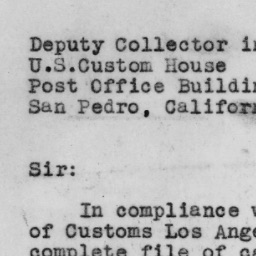
#> input picture images/page.jpg, 256 x 256 px, given in place of plane.jpg, which was not available
$ python 'Глава 08.py'
#> lines starting #> are read from the running program, lines starting #| are printed output that depends on the picture; after the words box and inside, x2 and y2 are one past the last pixel; in counts of white or black regions, pixels touching at a corner belong together; pictures that were not available may be replaced by others from this repository, and a replacement may not be noted

# coding: utf-8

# # Глава 8.
# ## Работа с изображениями
# > <b>8.1 Загрузка изображений

# *Определение стиля изображения*

# In[1]:


# Заставить все графики в блокноте Jupyter
# в дальнейшем появляться локально
get_ipython().run_line_magic('matplotlib', 'inline')

# переопределение стиля
import matplotlib.pyplot as plt
from matplotlib import rcParams
rcParams['font.family']     = 'sans-serif'
rcParams['font.sans-serif'] = ['Ubuntu Condensed']
rcParams['figure.figsize']  = (4, 3)
rcParams['legend.fontsize'] = 10
rcParams['xtick.labelsize'] = 9
rcParams['ytick.labelsize'] = 9


# In[2]:


# Загрузить библиотеки
import cv2
import numpy as np
from matplotlib import pyplot as plt

# Загрузить изображение в оттенках серого
image = cv2.imread("images/plane.jpg", cv2.IMREAD_GRAYSCALE)
#> image is the input picture: shape (256, 256); min 14, max 220, mean 184.8

# Показать изображение
plt.imshow(image, cmap="gray"), plt.axis("off")
plt.show()


# In[4]:


# Показать тип данных
type(image)


# In[5]:


# Показать данные изображения
image


# In[6]:


# Показать размерности
image.shape


# In[7]:


# Показать первый пиксел
image[0,0]


# In[8]:


# Загрузить изображение в цвете
image_bgr = cv2.imread("images/plane.jpg", cv2.IMREAD_COLOR)

# Показать пиксел
image_bgr[0,0]


# In[9]:


# Конвертировать в RGB
image_rgb = cv2.cvtColor(image_bgr, cv2.COLOR_BGR2RGB)

# Показать изображение
plt.imshow(image_rgb), plt.axis("off")
plt.show()


# > <b>8.2 Сохранение изображений

# In[10]:


# Загрузить библиотеки
import cv2
import numpy as np
from matplotlib import pyplot as plt

# Загрузить изображение в оттенках серого
image = cv2.imread("images/plane.jpg", cv2.IMREAD_GRAYSCALE)

# Сохранить изображение
cv2.imwrite("images/plane_new.jpg", image)


# > <b>8.3 Изменение размера изображений

# In[11]:


# Загрузить библиотеки
import cv2
import numpy as np
from matplotlib import pyplot as plt

# Загрузить изображение в оттенках серого
image = cv2.imread("images/plane_256x256.jpg", cv2.IMREAD_GRAYSCALE)
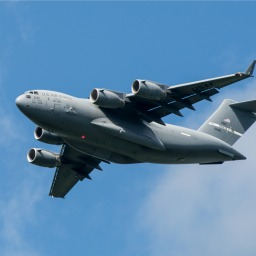
#> input picture images/plane_256x256.jpg, 256 x 256 px, found by its file name
#> image: shape (256, 256); min 0, max 252, mean 124.4

# Изменить размер изображения до 50 пикселов на 50 пикселов
image_50x50 = cv2.resize(image, (50, 50))

# Взглянуть на изображение
plt.imshow(image_50x50, cmap="gray"), plt.axis("off")
plt.show()


# > <b>8.4 Обрезка изображений

# In[12]:


# Загрузить библиотеки
import cv2
import numpy as np
from matplotlib import pyplot as plt

# Загрузить изображение в оттенках серого
image = cv2.imread("images/plane_256x256.jpg", cv2.IMREAD_GRAYSCALE)

# Выбрать первую половину столбцов и все строки
image_cropped = image[:,:128]

# Показать изображение
plt.imshow(image_cropped, cmap="gray"), plt.axis("off")
plt.show()


# > <b>8.5 Размытие изображений

# In[13]:


# Загрузить библиотеки
import cv2
import numpy as np
from matplotlib import pyplot as plt

# Загрузить изображение в оттенках серого
image = cv2.imread("images/plane_256x256.jpg", cv2.IMREAD_GRAYSCALE)

# Размыть изображение
image_blurry = cv2.blur(image, (5,5))

# Показать изображение
plt.imshow(image_blurry, cmap="gray"), plt.axis("off")
plt.show()


# In[14]:


# Размыть изображение
image_very_blurry = cv2.blur(image, (100,100))

# Показать изображение
plt.imshow(image_very_blurry, cmap="gray"), plt.xticks([]), plt.yticks([])
plt.show()


# In[15]:


# Создать ядро
kernel = np.ones((5,5)) / 25.0

# Показать ядро
kernel


# In[16]:


# Применить ядро
image_kernel = cv2.filter2D(image, -1, kernel)

# Показать изображение
plt.imshow(image_kernel, cmap="gray"), plt.xticks([]), plt.yticks([])
plt.show()


# > <b>8.6 Увеличение резкости изображений

# In[17]:


# Загрузить библиотеки
import cv2
import numpy as np
from matplotlib import pyplot as plt

# Загрузить изображение в оттенках серого
image = cv2.imread("images/plane_256x256.jpg", cv2.IMREAD_GRAYSCALE)

# Создать ядро
kernel = np.array([[0, -1, 0],
                   [-1, 5,-1],
                   [0, -1, 0]])

# Увеличить резкость изображения
image_sharp = cv2.filter2D(image, -1, kernel)

# Показать изображение
plt.imshow(image_sharp, cmap="gray"), plt.axis("off")
plt.show()


# > <b>8.7 Повышение контрастности

# In[18]:


# Загрузить библиотеки
import cv2
import numpy as np
from matplotlib import pyplot as plt

# Загрузить изображение в оттенках серого
image = cv2.imread("images/plane_256x256.jpg", cv2.IMREAD_GRAYSCALE)

# Улучшить изображение
image_enhanced = cv2.equalizeHist(image)

# Показать изображение
plt.imshow(image_enhanced, cmap="gray"), plt.axis("off")
plt.show()


# In[19]:


# Загрузить изображение
image_bgr = cv2.imread("images/plane.jpg")

# Конвертировать в YUV
image_yuv = cv2.cvtColor(image_bgr, cv2.COLOR_BGR2YUV)
#> image_yuv: shape (256, 256, 3); mean of channels 0, 1, 2 184.8, 128, 128

# Применить выравнивание гистограммы
image_yuv[:, :, 0] = cv2.equalizeHist(image_yuv[:, :, 0])
#> image_yuv: shape (256, 256, 3); mean of channels 0, 1, 2 130.9, 128, 128

# Конвертировать в RGB
image_rgb = cv2.cvtColor(image_yuv, cv2.COLOR_YUV2RGB)

# Показать изображение
plt.imshow(image_rgb), plt.axis("off")
plt.show()


# > <b>8.8 Выделение цвета

# In[20]:


# Загрузить библиотеки
import cv2
import numpy as np
from matplotlib import pyplot as plt

# Загрузить изображение
image_bgr = cv2.imread('images/plane_256x256.jpg')
#> image_bgr is the input picture: shape (256, 256, 3); mean B, G, R 169, 133.1, 90.5

# Конвертировать BGR в HSV
image_hsv = cv2.cvtColor(image_bgr, cv2.COLOR_BGR2HSV)
#> image_hsv: shape (256, 256, 3); mean H, S, V 102.7, 121.2, 169.1

# Определить диапазон синих значений в HSV
lower_blue = np.array([50,100,50])
upper_blue = np.array([130,255,255])

# Создать маску
mask = cv2.inRange(image_hsv, lower_blue, upper_blue)
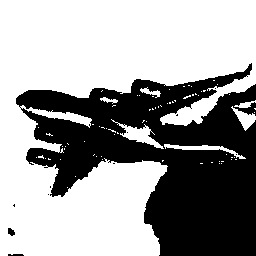
#> mask: shape (256, 256); 62.1% white; 11 black regions (8 under 20 px), largest, box (x1, y1, x2, y2) and area: (16, 63, 256, 256) 24724, (8, 228, 15, 236) 40, (8, 254, 24, 256) 29

# Наложить маску на изображение
image_bgr_masked = cv2.bitwise_and(image_bgr, image_bgr, mask=mask)

# Конвертировать BGR в RGB
image_rgb = cv2.cvtColor(image_bgr_masked, cv2.COLOR_BGR2RGB)

# Показать изображение
plt.imshow(image_rgb), plt.axis("off")
plt.show()


# In[21]:


# Показать изображение
plt.imshow(mask, cmap='gray'), plt.axis("off")
plt.show()


# > <b>8.9 Бинаризация изображений

# In[22]:


# Загрузить библиотеки
import cv2
import numpy as np
from matplotlib import pyplot as plt

# Загрузить изображение в оттенках серого
image_grey = cv2.imread("images/plane_256x256.jpg", cv2.IMREAD_GRAYSCALE)

# Применить адаптивную пороговую обработку
max_output_value = 255
neighborhood_size = 99
subtract_from_mean = 10
image_binarized = cv2.adaptiveThreshold(image_grey,
                                        max_output_value,
                                        cv2.ADAPTIVE_THRESH_GAUSSIAN_C,
                                        cv2.THRESH_BINARY,
                                        neighborhood_size,
                                        subtract_from_mean)
#> image_binarized: shape (256, 256); 82.6% white; 30 black regions (25 under 20 px), largest, box (x1, y1, x2, y2) and area: (16, 103, 247, 199) 6983, (91, 60, 256, 135) 3437, (221, 100, 256, 134) 652, (214, 128, 241, 146) 201, (133, 80, 139, 91) 50

# Показать изображение
plt.imshow(image_binarized, cmap="gray"), plt.axis("off")
plt.show()


# In[23]:


# Применить cv2.ADAPTIVE_THRESH_MEAN_C
image_mean_threshold = cv2.adaptiveThreshold(image_grey,
                                             max_output_value,
                                             cv2.ADAPTIVE_THRESH_MEAN_C,
                                             cv2.THRESH_BINARY,
                                             neighborhood_size,
                                             subtract_from_mean)
#> image_mean_threshold: shape (256, 256); 81.3% white; 21 black regions (16 under 20 px), largest, box (x1, y1, x2, y2) and area: (16, 60, 256, 199) 11273, (228, 100, 256, 134) 648, (215, 128, 241, 146) 197, (40, 1, 59, 3) 21, (159, 85, 165, 90) 20

# Показать изображение
plt.imshow(image_mean_threshold, cmap="gray"), plt.axis("off")
plt.show()


# > <b>8.10 Удаление фонов

# In[24]:


# Загрузить библиотеки
import cv2
import numpy as np
from matplotlib import pyplot as plt

# Загрузить изображение и конвертировать в RGB
image_bgr = cv2.imread('images/plane_256x256.jpg')
image_rgb = cv2.cvtColor(image_bgr, cv2.COLOR_BGR2RGB)

# Значения прямоугольника: началная x, начальная y, ширина, высота
rectangle = (0, 56, 256, 150)

# Создать первоначальную маску
mask = np.zeros(image_rgb.shape[:2], np.uint8)

# Создать временные маасивы, используемые в grabCut
bgdModel = np.zeros((1, 65), np.float64)
fgdModel = np.zeros((1, 65), np.float64)

# Выполнить алгоритм grabCut
cv2.grabCut(image_rgb, # Наше изображение
            mask,      # Маска
            rectangle, # Наш прямоугольник
            bgdModel,  # Временный массив для фона
            fgdModel,  # Временный массив для переднего плана
            5,         # Количество итераций
            cv2.GC_INIT_WITH_RECT) # Инициализировать, используя прямоугольник

# Создать маску, где фоны уверенно или потенциально равны 0, иначе 1
mask_2 = np.where((mask==2) | (mask==0), 0, 1).astype('uint8')

# Умножить изображение на новую маску, чтобы вычесть фон
image_rgb_nobg = image_rgb * mask_2[:, :, np.newaxis]

# Показать изображение
plt.imshow(image_rgb_nobg), plt.axis("off")
plt.show()


# In[25]:


# Показать маску
plt.imshow(mask, cmap='gray'), plt.axis("off")
plt.show()


# In[26]:


# Показать маску
plt.imshow(mask_2, cmap='gray'), plt.axis("off")
plt.show()


# > <b>8.11 Обнаружение краев

# In[27]:


# Загрузить библиотеки
import cv2
import numpy as np
from matplotlib import pyplot as plt

# Загрузить изображение в оттенках серого
image_gray = cv2.imread("images/plane_256x256.jpg", cv2.IMREAD_GRAYSCALE)

# Вычислить медиану интенсивности
median_intensity = np.median(image_gray)
#> median_intensity = 132

# Установить пороговые значения на одно стандартное отклонение
# выше и ниже медианы интенсивности
lower_threshold = int(max(0, (1.0 - 0.33) * median_intensity))
#> lower_threshold = 88
upper_threshold = int(min(255, (1.0 + 0.33) * median_intensity))
#> upper_threshold = 175

# Применить детектор границ Кэнни
image_canny = cv2.Canny(image_gray, lower_threshold, upper_threshold)
#> image_canny: shape (256, 256); 4.3% white in thin lines or dots, all inside (x1, y1, x2, y2) = (15, 60, 256, 199)

# Показать изображение
plt.imshow(image_canny, cmap="gray"), plt.axis("off")
plt.show()


# > <b>8.12 Обнаружение углов

# In[28]:


# Загрузить библиотеки
import cv2
import numpy as np
from matplotlib import pyplot as plt

# Загрузить изображение в оттенках серого
image_bgr = cv2.imread("images/plane_256x256.jpg")
image_gray = cv2.cvtColor(image_bgr, cv2.COLOR_BGR2GRAY)
image_gray = np.float32(image_gray)

# Задать параметры детектора углов
block_size = 2
aperture = 29
free_parameter = 0.04

# Обнаружить углы
detector_responses = cv2.cornerHarris(image_gray,
                                      block_size,
                                      aperture,
                                      free_parameter)

# Крупные угловые маркеры
detector_responses = cv2.dilate(detector_responses, None)

# Оставить только те отклики детектора, которые больше порога,
# пометить белым цветом
threshold = 0.02
image_bgr[detector_responses >
          threshold *
          detector_responses.max()] = [255,255,255]
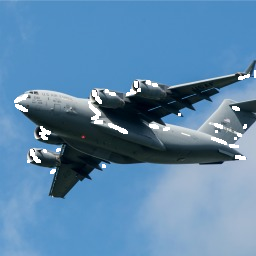
#> image_bgr: shape (256, 256, 3); 1.88% of pixels changed, all inside (x1, y1, x2, y2) = (14, 70, 256, 174)

# Конвертировать в оттенки серого
image_gray = cv2.cvtColor(image_bgr, cv2.COLOR_BGR2GRAY)

# Показать изображение
plt.imshow(image_gray, cmap="gray"), plt.axis("off")
plt.show()


# In[29]:


# Показать потенциальные углы
plt.imshow(detector_responses, cmap='gray'), plt.axis("off")
plt.show()


# In[30]:


# Загрузить изображения
image_bgr = cv2.imread('images/plane_256x256.jpg')
image_gray = cv2.cvtColor(image_bgr, cv2.COLOR_BGR2GRAY)

# Количество углов для обнаружения
corners_to_detect = 10
minimum_quality_score = 0.05
minimum_distance = 25

# Обнаружить углы
corners = cv2.goodFeaturesToTrack(image_gray,
                                  corners_to_detect,
                                  minimum_quality_score,
                                  minimum_distance)
#> corners = [[31, 160], [100, 91], [164, 124], [245, 158], [144, 81], [33, 92], [229, 105], [43, 129], [120, 131], [55, 167]]
corners = np.float32(corners)

# Нарисовать белый круг в каждом углу
for corner in corners:
    x, y = corner[0]
    cv2.circle(image_bgr, (x,y), 10, (255,255,255), -1)
#> this loop made 10 passes
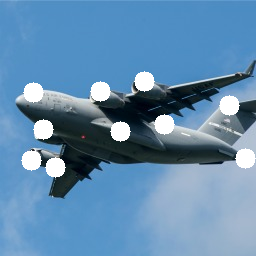
#> image_bgr: shape (256, 256, 3); 4.84% of pixels changed, all inside (x1, y1, x2, y2) = (21, 71, 256, 178)

# Конвертировать в оттенки серого
image_rgb = cv2.cvtColor(image_bgr, cv2.COLOR_BGR2GRAY)
#> image_rgb: shape (256, 256)

# Показать изображение
plt.imshow(image_rgb, cmap='gray'), plt.axis("off")
plt.show()


# > <b>8.13 Создание признаков для машинного самообучения

# In[31]:


# Загрузить библиотеки
import cv2
import numpy as np
from matplotlib import pyplot as plt

# Загрузить изображение в оттенках серого
image = cv2.imread("images/plane_256x256.jpg", cv2.IMREAD_GRAYSCALE)

# Изменить размер изображения до 10 пикселов на 10 пикселов
image_10x10 = cv2.resize(image, (10, 10))

# Конвертировать данные изображения в одномерный вектор
image_10x10.flatten()


# In[32]:


plt.imshow(image_10x10, cmap="gray"), plt.axis("off")
plt.show()
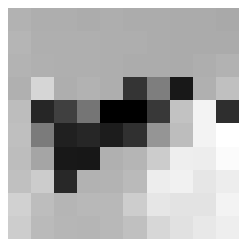
#> figure drawn by matplotlib, 1 panel


# In[33]:


image_10x10.shape


# In[34]:


image_10x10.flatten().shape


# In[ ]:


# Загрузить изображение в цвете
image_color = cv2.imread("images/plane_256x256.jpg", cv2.IMREAD_COLOR)

# Изменить размер изображения до 10 пикселов на 10 пикселов
image_color_10x10 = cv2.resize(image_color, (10, 10))

# Конвертировать данные изображения в одномерный вектор,
# показать размерности
image_color_10x10.flatten().shape


# In[35]:


# Загрузить изображение в оттенках серого
image_256x256_gray = cv2.imread("images/plane_256x256.jpg",
                                cv2.IMREAD_GRAYSCALE)

# Конвертировать данные изображения в одномерный вектор,
# показать размерности
image_256x256_gray.flatten().shape


# In[36]:


# Загрузить изображение в цвете
image_256x256_color = cv2.imread("images/plane_256x256.jpg",
                                 cv2.IMREAD_COLOR)

# Конвертировать данные изображения в одномерный вектор,
# показать размерности
image_256x256_color.flatten().shape


# > <b>8.14 Кодирование среднего цвета в качестве признака

# In[37]:


# Загрузить библиотеки
import cv2
import numpy as np
from matplotlib import pyplot as plt

# Загрузить изображение как BGR
image_bgr = cv2.imread("images/plane_256x256.jpg", cv2.IMREAD_COLOR)

# Вычислить среднее значение каждого канала
channels = cv2.mean(image_bgr)
#> channels = (169, 133.1, 90.52, 0)

# Поменять местами синее и красное значения (переведя в RGB, не BGR)
observation = np.array([(channels[2], channels[1], channels[0])])
#> observation = [[90.52, 133.1, 169]]

# Показать значения среднего канала
observation


# In[38]:


# Показать изображение
plt.imshow(observation), plt.axis("off")
plt.show()
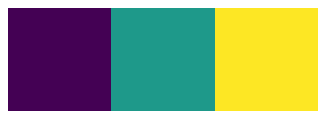
#> figure drawn by matplotlib, 1 panel


# > <b>8.15 Кодирование гистограмм цветовых каналов в качестве признаков

# In[10]:


# Загрузить библиотеки
import cv2
import numpy as np
from matplotlib import pyplot as plt

# Загрузить изображение
image_bgr = cv2.imread("images/plane_256x256.jpg", cv2.IMREAD_COLOR)

# Конвертировать в RGB
image_rgb = cv2.cvtColor(image_bgr, cv2.COLOR_BGR2RGB)

# Создать список для значений признаков
features = []

# Вычислить гистограмму для каждого цветового канала
colors = ("r","g","b")

# Для каждого цветового канала:
# вычислить гистограмму и добавить в список значений признаков
for i, channel in enumerate(colors):
    histogram = cv2.calcHist([image_rgb], # Изображение
                             [i],         # Индекс канала
                             None,        # Маска отсутствует
                             [256],       # Размер гистограммы
                             [0,256])     # Диапазон
    features.extend(histogram)
#> after the loop, features = 768 items, first 6: [1027], [217], [182], [146], [146], [141]

# Создать вектор для значений признаков наблюдения
observation = np.array(features).flatten()
#> observation = 768 values, max 7214 at index 709, min 0 at index 235, mean 256

# Показать значение наблюдения для первых пяти признаков
observation[0:5]


# In[11]:


# Показать значения канала RGB
image_rgb[0,0]


# In[12]:


# Импортировать pandas
import pandas as pd

# Создать немного данных
data = pd.Series([1, 1, 2, 2, 3, 3, 3, 4, 5])

# Показать гистограмму
data.hist(grid=False)
plt.tight_layout()
plt.savefig('pics/8_15.png', dpi=600)
#> figure, not shown here; tallest bar 3 high, from x = 3 to 3.4
plt.show()


# In[13]:


# Вычислить гистограмму для каждого цветового канала
colors = ("r","g","b")

# Для каждого канала: Вычислить гистограмму, построить график
for i, channel in enumerate(colors):
    histogram = cv2.calcHist([image_rgb], # Изображение
                             [i],         # Индекс канала
                             None,        # Маска отсутствует
                             [256],       # Размер гистограммы
                             [0,256])     # Диапазон
    plt.plot(histogram, color = channel)
    plt.xlim([0,256])

# Показать график
plt.tight_layout()
plt.savefig('pics/8_15_2.png', dpi=600)
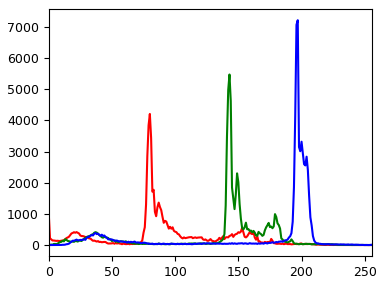
#> figure drawn by matplotlib, 1 panel; curve peaks at x = 80, y = 4207; curve peaks at x = 143, y = 5472; curve peaks at x = 197, y = 7214
plt.show()
